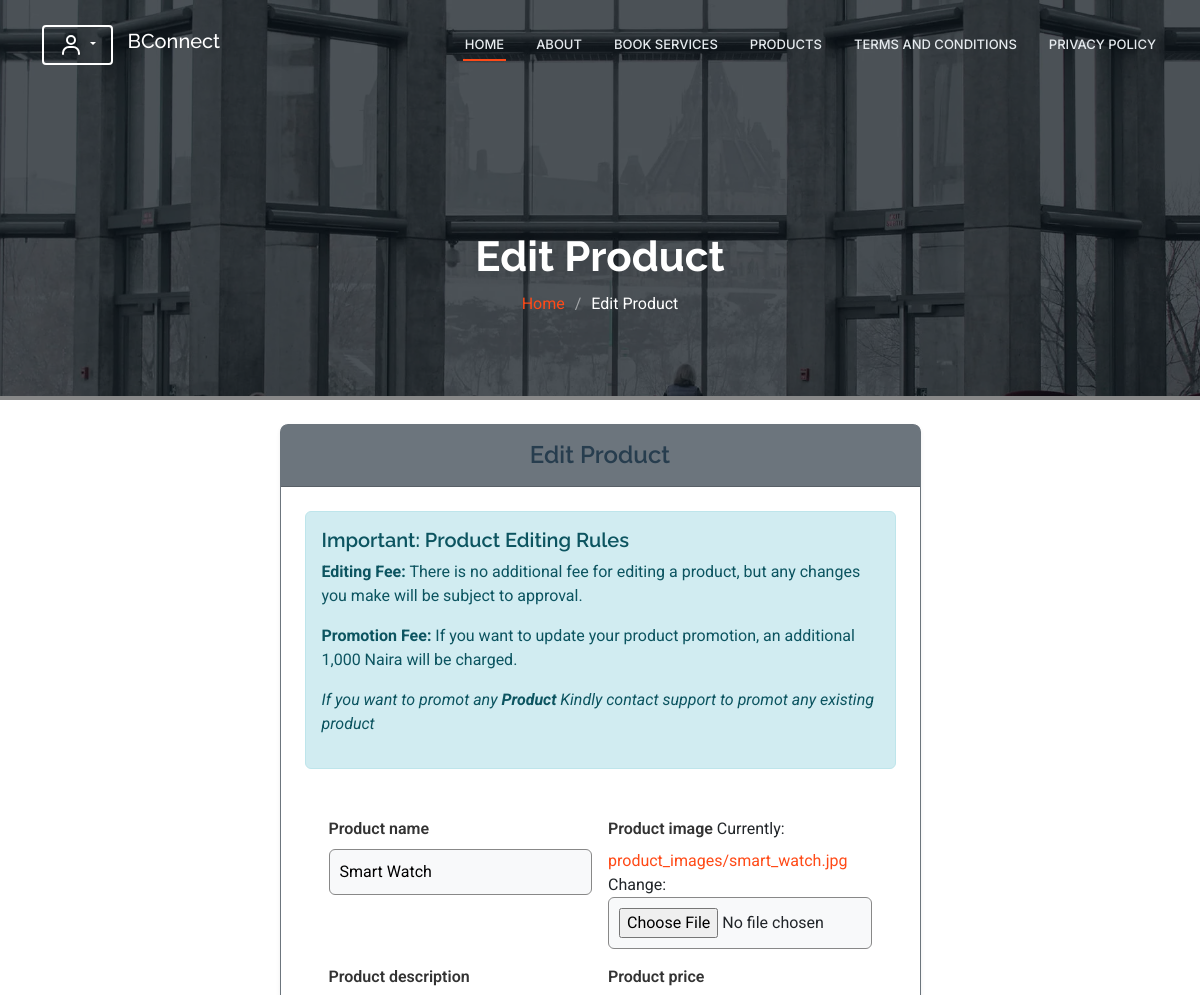
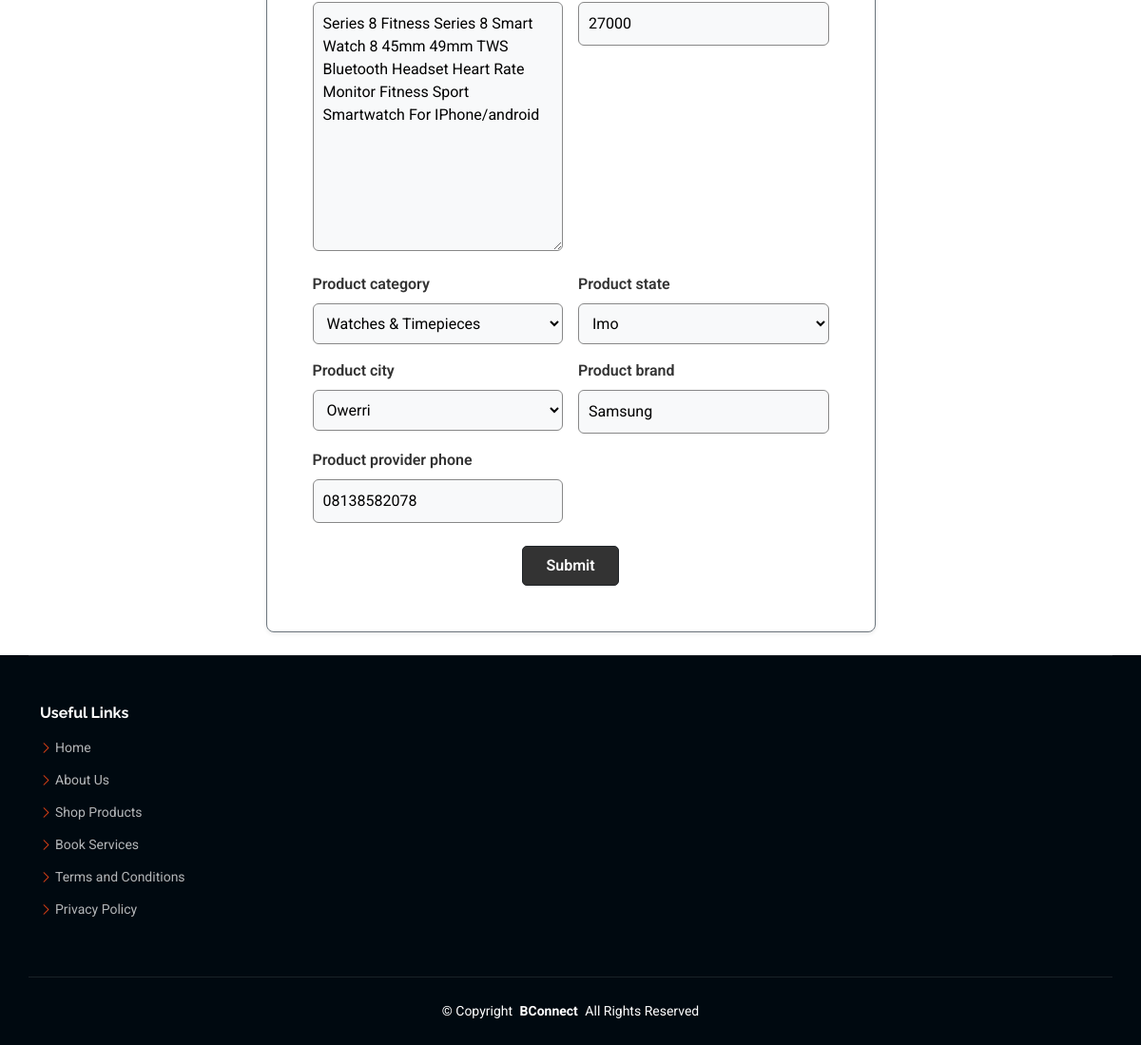
The app's page /products/1/edit/ (signed in) with its own data (2 pictures, top to bottom).
### main/models.py (models this page shows, shortened)
class Products(models.Model):
    user = models.ForeignKey(settings.AUTH_USER_MODEL, on_delete=models.CASCADE, related_name="products",default=1)
    product_name = models.CharField(max_length=100)
    product_image = models.ImageField(upload_to='product_images/')
    product_description = models.TextField(max_length=250)
    product_price = models.PositiveIntegerField()
    product_category = models.CharField(max_length=300, choices=LocationCategory.CATEGORY_CHOICES, default="all")
    product_country = models.CharField(max_length=50, choices=LocationCategory.COUNTRY_CHOICES, default="All")
    product_state = models.CharField(max_length=50, choices=LocationCategory.STATE_CHOICES, default="All")
    product_status = models.CharField(max_length=20, choices=LocationCategory.STATUS_CHOICES, default='pending')
    product_city = models.CharField(max_length=50, choices=LocationCategory.CITY_CHOICES, default="All")
    product_brand = models.CharField(max_length=200)
    product_provider_phone = models.CharField(max_length=15, null=True, blank=True)
    is_paid = models.BooleanField(default=False)  # Track payment status
    is_promoted = models.BooleanField(default=False)
    promotion_fee = models.PositiveIntegerField(default=1000)

### main/views.py (the view)
# urls.py: path('products/<int:pk>/edit/', ProductUpdateView.as_view(), name='product_update'),
class ProductUpdateView(LoginRequiredMixin, UpdateView):
    model = Products
    context_object_name = 'product'
    template_name = "main/product_form.html"
    fields = ('product_name', 'product_image', 'product_description', 'product_price', 'product_category', 'product_state', 'product_city', 'product_brand', 'product_provider_phone')
    success_url = reverse_lazy("user_dashboard")
    def get_queryset(self):
        return Products.objects.filter(user=self.request.user)
    def get_object(self, queryset=None):
        product = super().get_object(queryset)
        if product.user != self.request.user:
            raise PermissionDenied("You do not have permission to edit this product.")
        return product

### main/templates/main/product_form.html (shortened to what this page needs)
{% extends 'main/base.html' %}
{% load static %}
{% block content %}
<div class="page-title dark-background" data-aos="fade" style="background-image: url({% static 'assets/img/page-title-bg.webp' %});">
<div class="container position-relative">
  <br><br><br>
  <h1>{% if product %}Edit Product{% else %}Add a New Product{% endif %}</h1>
  <nav class="breadcrumbs">
    <ol>
      <li><a href="{% url 'home' %}">Home</a></li>
      <li class="current">{% if product %}Edit Product{% else %}Add Product{% endif %}</li>
    </ol>
  </nav>
</div>
</div>
<section class="py-4">
<div class="container">
  <div class="row justify-content-center">
    <div class="col-lg-7">
      <div class="card shadow-sm border border-secondary">
        <div class="card-header bg-secondary text-white text-center">
          <h4 class="fw-semibold my-2">{% if product %}Edit Product{% else %}Product Information{% endif %}</h4>
        </div>
        <div class="card-body px-4 py-4">
          <div class="alert alert-info mb-4">
            {% if product %}
            <h5 class="alert-heading">Important: Product Editing Rules</h5>
            <p><strong>Editing Fee:</strong> There is no additional fee for editing a product, but any changes you make will be subject to approval.</p>
            <p><strong>Promotion Fee:</strong> If you want to update your product promotion, an additional 1,000 Naira will be charged.</p>
            <p><em>If you want to promot any <strong>Product</strong> Kindly contact support to promot any existing product</em></p>
            {% endif %}
          </div>
            <div class="card-body px-4 py-4">
              <form method="post" enctype="multipart/form-data">
                <div class="row g-3">
                  {% for field in form %}
                  <div class="col-md-6">
                    <label for="{{ field.id_for_label }}" class="form-label fw-semibold">{{ field.label }}</label>
                    {{ field }}
                  </div>
                  {% endfor %}
                </div>
                <div class="text-center mt-4">
                  <button type="submit" class="btn btn-dark px-4 py-2">Submit</button>
                </div>
              </form>
            </div>
          </div>
        </div>
      </div>
    </div>
  </section>
</main>
{% endblock %}

### main/static/assets/css/main.css (style rules this page uses)
:root { --default-font: "Roboto", system-ui, -apple-system, "Segoe UI", Roboto, "Helvetica Neue", Arial, "Noto Sans", "Liberation Sans", sans-serif, "Apple Color Emoji", "Segoe UI Emoji", "Segoe UI Symbol", "Noto Color Emoji"; --heading-font: "Raleway", sans-serif; --nav-font: "Inter", sans-serif; }
:root { --background-color: #ffffff; --default-color: #444444; --heading-color: #273d4e; --accent-color: #ff4a17; --surface-color: #ffffff; --contrast-color: #ffffff; }
:root { --nav-color: #e5eaee; --nav-hover-color: #ff4a17; --nav-mobile-background-color: #ffffff; --nav-dropdown-background-color: #ffffff; --nav-dropdown-color: #444444; --nav-dropdown-hover-color: #ff4a17; }
.dark-background { --background-color: #000910; --default-color: #ffffff; --heading-color: #ffffff; --surface-color: #28323a; --contrast-color: #ffffff; }
:root { scroll-behavior: smooth; }
body { color: var(--default-color); background-color: var(--background-color); font-family: var(--default-font); }
a { color: var(--accent-color); text-decoration: none; transition: 0.3s; }
h1, h2, h3, h4, h5, h6 { color: var(--heading-color); font-family: var(--heading-font); }
.page-title { color: var(--default-color); background-color: var(--background-color); background-size: cover; background-position: center; background-repeat: no-repeat; padding: 160px 0 80px 0; text-align: center; position: relative; }
.page-title:before { content: ""; background: color-mix(in srgb, var(--background-color), transparent 30%); position: absolute; inset: 0; }
.page-title h1 { font-size: 42px; font-weight: 700; margin-bottom: 10px; }
.page-title .breadcrumbs ol { display: flex; flex-wrap: wrap; list-style: none; justify-content: center; padding: 0; margin: 0; font-size: 16px; font-weight: 400; }
.page-title .breadcrumbs ol li+li { padding-left: 10px; }
.page-title .breadcrumbs ol li+li::before { content: "/"; display: inline-block; padding-right: 10px; color: color-mix(in srgb, var(--default-color), transparent 50%); }
section, .section { color: var(--default-color); background-color: var(--background-color); padding: 60px 0; scroll-margin-top: 90px; overflow: clip; }

### main/templates/main/product_form.html (style rules this page uses)
.page-title { border-bottom: 4px solid #888; }
.form-label { font-weight: 600; color: #333; }
input, select, textarea { width: 100%; padding: 10px; border: 1px solid #888; border-radius: 6px; background-color: #f8f9fa; }
.btn-dark { background-color: #333; border-radius: 5px; font-weight: 600; }
.card { border-radius: 8px; }
.alert-info { border-radius: 6px; background-color: #d1ecf1; border-color: #bee5eb; color: #0c5460; }
.alert-heading { font-weight: 600; color: #0c5460; }

### records on screen
Products: form "Smart Watch" "Series 8 Fitness Series 8 Smart Watch 8 45mm 49mm TWS Bluetooth Headset Heart Rate Monitor Fitness Sport Smartwatch For IPhone/android" "27000" "Watches & Timepieces" "Imo" "Owerri" "Samsung" "08138582078"

### other values on screen
{{ field.label }} "Product name" "Product image" "Product description" "Product price" "Product category" "Product state" "Product city" "Product brand" "Product provider phone"
